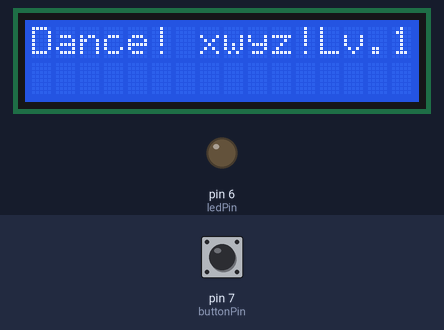
Simulated run of this sketch. Board: Arduino Mega 2560, built with avr-gcc and run on an emulated ATmega2560. Parts: 16×2 character LCD, output pins drawn as LEDs (lit = HIGH). Inputs (shaded band) come from the test bench; at power-on: pin 7 (buttonPin) LOW.

Above: at 0.1 s.
At 2.1 s:
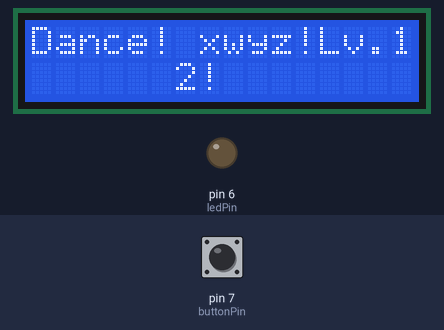
At 4.1 s:
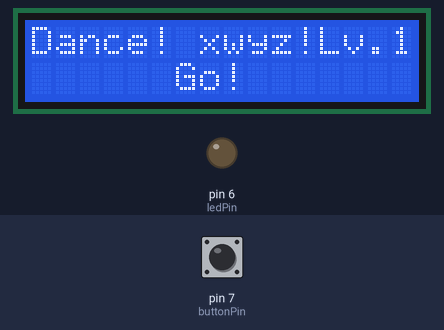
At 5.1 s:
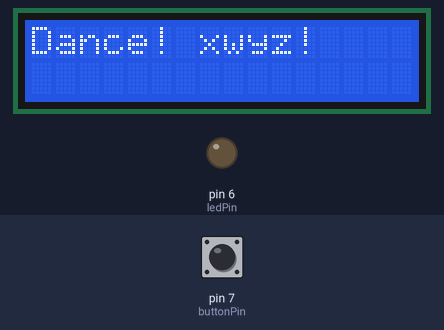
Timing chart, 0 to 40.0 s (numbered marks = the images above):
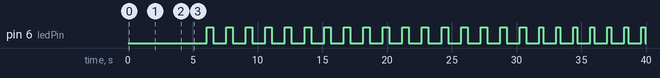

Measured:
- by itself, pin 6 (ledPin): goes 17 × (HIGH 0.50 s, LOW 1.0 s), 6 × (HIGH 0.30 s, LOW 1.0 s), HIGH 0.30 s, then LOW
- what the display in image 1 shows lasts 1.0 s, from 2.1 s to 3.1 s

The sketch:

Increasing_Difficulty_Final.ino
```cpp
#include <LiquidCrystal.h>

int ledPin = 6;
const int buttonPin = 7;

LiquidCrystal lcd(53, 51, 47, 43, 39, 35);

static int count = 0;
int buttonState = 0;
int preButtonState = 0;

unsigned long minutes = 60000;

void setup() {
lcd.clear();
Serial.begin(9600);
lcd.begin(16, 2);

pinMode(ledPin, OUTPUT);
pinMode(buttonPin, INPUT);

lcd.setCursor(0, 0);
 lcd.print("Dance! xwyz!Lv.1");
 delay(1000);
  lcd.setCursor(6, 1);
 lcd.print("3!");
 delay(1000);
   lcd.setCursor(6, 1);
 lcd.print("2!");
  delay(1000);
   lcd.setCursor(6, 1);
 lcd.print("1!");
  delay(1000);
   lcd.setCursor(6, 1);
 lcd.print("Go!");
  delay(1000);
  lcd.clear();
}


void loop() {
  if(millis() < 30000) {
lcd.setCursor(0, 0);
 lcd.print("Dance! xwyz!");
  delay(1000);

digitalWrite(ledPin, HIGH);

unsigned long time = millis ();

while( millis()-time < 500) {

  buttonState = digitalRead(buttonPin);
  if (buttonState != preButtonState ){
    if (buttonState == LOW){
      count = count + 1;
    }
  } preButtonState = buttonState;
} digitalWrite(ledPin, LOW);
  delay(10);
 }
 else {
  if(millis() < minutes * 1){
lcd.setCursor(0, 0);
 lcd.print("Dance! xwyz!");
  delay(1000);

digitalWrite(ledPin, HIGH);

unsigned long time = millis ();

while( millis()-time < 300) {

  buttonState = digitalRead(buttonPin);
  if (buttonState != preButtonState ){
    if (buttonState == LOW){
      count = count + 1;
    }
  } preButtonState = buttonState;
} digitalWrite(ledPin, LOW);
  delay(10);
 } else {
  lcd.setCursor(0, 0);
 lcd.print("Your Score is:");
  lcd.setCursor(6, 1);
 lcd.print(count);
 }

 }
}
```
